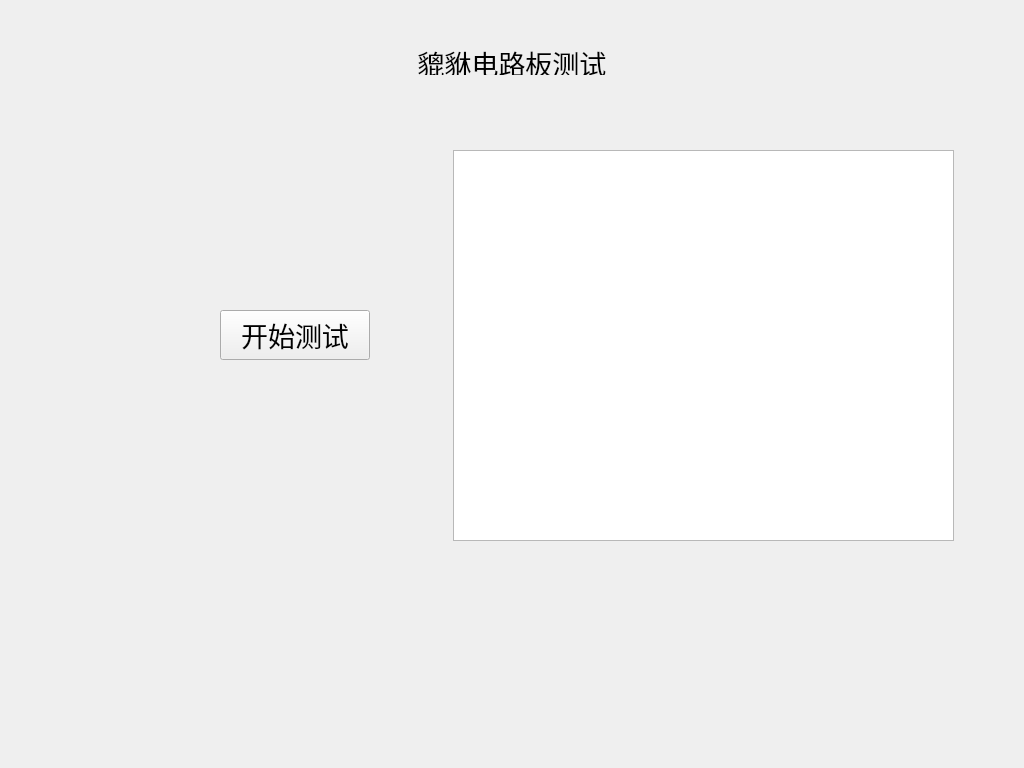
<?xml version="1.0" encoding="UTF-8"?>
<ui version="4.0">
 <class>PXBoardTestView</class>
 <widget class="QWidget" name="PXBoardTestView">
  <property name="geometry">
   <rect>
    <x>0</x>
    <y>0</y>
    <width>1024</width>
    <height>768</height>
   </rect>
  </property>
  <property name="windowTitle">
   <string>Form</string>
  </property>
  <widget class="QLabel" name="label">
   <property name="geometry">
    <rect>
     <x>412</x>
     <y>50</y>
     <width>200</width>
     <height>25</height>
    </rect>
   </property>
   <property name="font">
    <font>
     <pointsize>20</pointsize>
    </font>
   </property>
   <property name="text">
    <string>貔貅电路板测试</string>
   </property>
   <property name="alignment">
    <set>Qt::AlignCenter</set>
   </property>
  </widget>
  <widget class="QPushButton" name="pushButton">
   <property name="geometry">
    <rect>
     <x>220</x>
     <y>310</y>
     <width>150</width>
     <height>50</height>
    </rect>
   </property>
   <property name="font">
    <font>
     <pointsize>20</pointsize>
    </font>
   </property>
   <property name="text">
    <string>开始测试</string>
   </property>
  </widget>
  <widget class="QTextEdit" name="textEdit">
   <property name="geometry">
    <rect>
     <x>453</x>
     <y>150</y>
     <width>501</width>
     <height>391</height>
    </rect>
   </property>
   <property name="font">
    <font>
     <pointsize>16</pointsize>
    </font>
   </property>
  </widget>
 </widget>
 <resources/>
 <connections/>
</ui>
